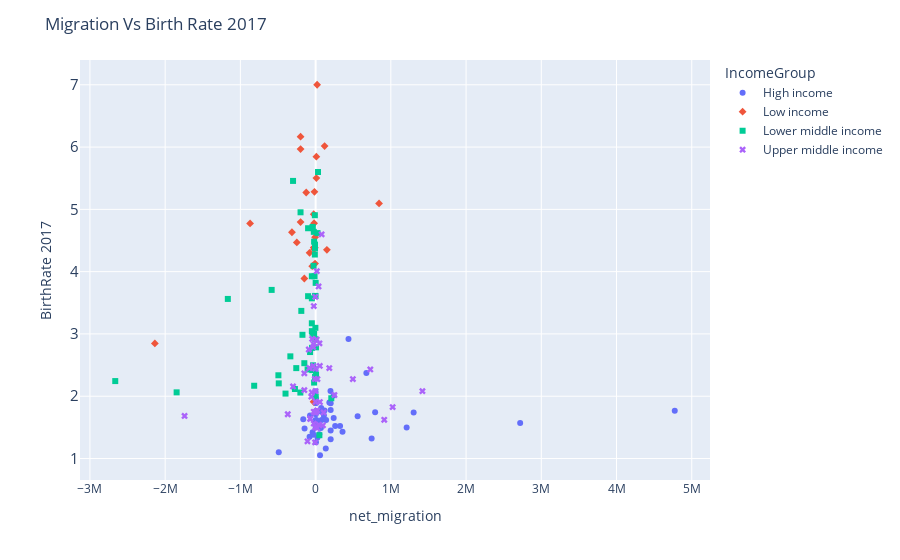

This figure's notebook cell:
### Code cell
fig2 = ploting_scatter(df_overall_2017,'net_migration','BirthRate 2017','IncomeGroup','IncomeGroup',
                        'Country Name','Migration Vs Birth Rate 2017')

### Figure 1 — Plotly figure (JSON) as saved in the notebook; plotly's stock layout.template omitted (floating-point values rounded to 4 significant figures)
{"data": [{"hovertemplate": "<b>%{hovertext}</b><br><br>IncomeGroup=High income<br>net_migration=%{x}<br>BirthRate 2017=%{y}<extra></extra>", "hovertext": ["Aruba", "United Arab Emirates", "Australia", "Austria", "Belgium", "Bahrain", "Bahamas, The", "Barbados", "Canada", "Switzerland", "Chile", "Curacao", "Cyprus", "Czech Republic", "Germany", "Denmark", "Spain", "Estonia", "Finland", "France", "United Kingdom", "Greece", "Guam", "Croatia", "Hungary", "Ireland", "Iceland", "Italy", "Japan", "Korea, Rep.", "Kuwait", "Lithuania", "Luxembourg", "Latvia", "Malta", "New Caledonia", "Netherlands", "Norway", "New Zealand", "Oman", "Poland", "Puerto Rico", "Portugal", "French Polynesia", "Qatar", "Saudi Arabia", "Singapore", "Slovak Republic", "Slovenia", "Sweden", "Seychelles", "Trinidad and Tobago", "Uruguay", "United States", "Virgin Islands (U.S.)"], "legendgroup": "High income", "marker": {"color": "#636efa", "symbol": "circle"}, "mode": "markers", "name": "High income", "orientation": "v", "showlegend": true, "type": "scatter", "x": [1004, 200000, 791229, 324998, 240000, 239000, 4999, -397, 1210159, 259999, 558539, 2573, 25000, 110057, 2719112, 75998, 200000, 19555, 70000, 182636, 1303250, -80000, -2532, -40004, 29999, 118020, 1900, 744713, 357800, 58657, 197600, -163902, 48704, -74186, 4501, 2510, 80000, 140000, 74403, 437000, -146976, -489932, -30001, -5000, 200000, 674895, 135142, 7423, 9999, 200000, -1000, -3999, -15000, 4774029, -2254], "xaxis": "x", "y": [1.886, 1.448, 1.741, 1.52, 1.65, 2.01, 1.762, 1.615, 1.496, 1.52, 1.678, 1.5, 1.337, 1.69, 1.57, 1.75, 1.31, 1.59, 1.49, 1.9, 1.74, 1.35, 2.334, 1.42, 1.54, 1.77, 1.71, 1.32, 1.43, 1.052, 2.083, 1.63, 1.39, 1.69, 1.26, 1.97, 1.62, 1.62, 1.81, 2.92, 1.48, 1.101, 1.38, 1.956, 1.886, 2.373, 1.16, 1.52, 1.62, 1.78, 2.41, 1.739, 1.983, 1.766, 2.08], "yaxis": "y"}, {"hovertemplate": "<b>%{hovertext}</b><br><br>IncomeGroup=Low income<br>net_migration=%{x}<br>BirthRate 2017=%{y}<extra></extra>", "hovertext": ["Afghanistan", "Burundi", "Burkina Faso", "Central African Republic", "Congo, Dem. Rep.", "Ethiopia", "Guinea", "Gambia, The", "Guinea-Bissau", "Liberia", "Madagascar", "Mali", "Mozambique", "Malawi", "Niger", "Korea, Dem. People's Rep.", "Rwanda", "Sudan", "Sierra Leone", "Somalia", "South Sudan", "Syrian Arab Republic", "Chad", "Togo", "Uganda", "Yemen, Rep."], "legendgroup": "Low income", "marker": {"color": "#EF553B", "symbol": "diamond"}, "mode": "markers", "name": "Low income", "orientation": "v", "showlegend": true, "type": "scatter", "x": [-314602, 10003, -125000, -200000, 119303, 150002, -20000, -15436, -6996, -25000, -7500, -200000, -25000, -80263, 20001, -27013, -44998, -250001, -21000, -200002, -870998, -2136954, 10000, -9999, 843469, -150000], "xaxis": "x", "y": [4.633, 5.502, 5.271, 4.796, 6.017, 4.35, 4.777, 5.281, 4.553, 4.387, 4.13, 5.968, 4.922, 4.302, 7.001, 1.911, 4.088, 4.469, 4.359, 6.168, 4.775, 2.847, 5.846, 4.384, 5.095, 3.89], "yaxis": "y"}, {"hovertemplate": "<b>%{hovertext}</b><br><br>IncomeGroup=Lower middle income<br>net_migration=%{x}<br>BirthRate 2017=%{y}<extra></extra>", "hovertext": ["Angola", "Benin", "Bangladesh", "Belize", "Bolivia", "Bhutan", "Cote d'Ivoire", "Cameroon", "Congo, Rep.", "Comoros", "Cabo Verde", "Djibouti", "Algeria", "Egypt, Arab Rep.", "Micronesia, Fed. Sts.", "Ghana", "Honduras", "Haiti", "Indonesia", "India", "Iran, Islamic Rep.", "Kenya", "Kyrgyz Republic", "Cambodia", "Kiribati", "Lao PDR", "Sri Lanka", "Lesotho", "Morocco", "Myanmar", "Mongolia", "Mauritania", "Nigeria", "Nicaragua", "Nepal", "Pakistan", "Philippines", "Papua New Guinea", "Senegal", "Solomon Islands", "El Salvador", "Sao Tome and Principe", "Eswatini", "Tajikistan", "Timor-Leste", "Tunisia", "Tanzania", "Ukraine", "Uzbekistan", "Vietnam", "Vanuatu", "Samoa", "Zambia", "Zimbabwe"], "legendgroup": "Lower middle income", "marker": {"color": "#00cc96", "symbol": "square"}, "mode": "markers", "name": "Lower middle income", "orientation": "v", "showlegend": true, "type": "scatter", "x": [32066, -10000, -1847503, 6000, -47520, 1600, -40000, -24000, -20000, -10000, -6709, 4501, -50002, -190164, -2999, -50000, -34000, -175000, -494777, -2663434, -274998, -50000, -20000, -149999, -3999, -73518, -489932, -50234, -257096, -816564, -4262, 25002, -300000, -106360, 208549, -1166895, -335758, -3999, -100001, -7998, -202694, -8401, -41764, -99999, -26924, -20000, -200381, 50001, -44314, -399999, 600, -14013, -40000, -584288], "xaxis": "x", "y": [5.6, 4.906, 2.062, 2.346, 2.777, 1.994, 4.704, 4.639, 4.482, 4.275, 2.309, 2.785, 3.045, 3.37, 3.098, 3.926, 2.496, 2.986, 2.336, 2.243, 2.116, 3.572, 3, 2.53, 3.61, 2.709, 2.206, 3.171, 2.451, 2.168, 2.914, 4.619, 5.457, 2.43, 1.967, 3.562, 2.64, 3.61, 4.697, 4.434, 2.059, 4.374, 3.018, 3.606, 4.093, 2.219, 4.953, 1.374, 2.419, 2.042, 3.82, 3.926, 4.718, 3.707], "yaxis": "y"}, {"hovertemplate": "<b>%{hovertext}</b><br><br>IncomeGroup=Upper middle income<br>net_migration=%{x}<br>BirthRate 2017=%{y}<extra></extra>", "hovertext": ["Albania", "Argentina", "Armenia", "Azerbaijan", "Bulgaria", "Bosnia and Herzegovina", "Belarus", "Brazil", "Botswana", "China", "Colombia", "Costa Rica", "Cuba", "Dominican Republic", "Ecuador", "Fiji", "Gabon", "Georgia", "Equatorial Guinea", "Grenada", "Guatemala", "Guyana", "Iraq", "Jamaica", "Jordan", "Kazakhstan", "Lebanon", "Libya", "Moldova", "Maldives", "Mexico", "North Macedonia", "Montenegro", "Malaysia", "Namibia", "Panama", "Peru", "Paraguay", "Romania", "Russian Federation", "Serbia", "Suriname", "Thailand", "Turkmenistan", "Tonga", "Turkey", "St. Vincent and the Grenadines", "South Africa"], "legendgroup": "Upper middle income", "marker": {"color": "#ab63fa", "symbol": "x"}, "mode": "markers", "name": "Upper middle income", "orientation": "v", "showlegend": true, "type": "scatter", "x": [-69998, 24000, -24989, 6002, -24001, -107926, 43648, 106000, 14999, -1741996, 1023981, 21000, -72000, -150000, 182000, -31008, 16301, -50000, 79998, -1000, -46073, -30001, 39171, -56658, 51099, -90000, -150060, -9997, -6935, 56851, -300000, -4999, -2400, 249999, -24030, 56000, 495345, -82780, -369997, 912279, 20000, -4999, 97222, -25001, -3999, 1419610, -1000, 727026], "xaxis": "x", "y": [1.638, 2.275, 1.75, 1.75, 1.56, 1.276, 1.541, 1.739, 2.91, 1.683, 1.825, 1.772, 1.637, 2.367, 2.451, 2.788, 4.008, 2.062, 4.599, 2.083, 2.92, 2.485, 3.762, 1.993, 2.849, 2.75, 2.097, 2.277, 1.259, 1.906, 2.157, 1.501, 1.738, 2.019, 3.447, 2.487, 2.275, 2.453, 1.71, 1.621, 1.49, 2.443, 1.532, 2.836, 3.595, 2.081, 1.911, 2.43], "yaxis": "y"}], "layout": {"legend": {"title": {"text": "IncomeGroup"}, "tracegroupgap": 0}, "margin": {"t": 60}, "title": {"text": "Migration Vs Birth Rate 2017"}, "xaxis": {"anchor": "y", "domain": [0, 1], "title": {"text": "net_migration"}}, "yaxis": {"anchor": "x", "domain": [0, 1], "tickfont": {"size": 15}, "title": {"text": "BirthRate 2017"}}}}
